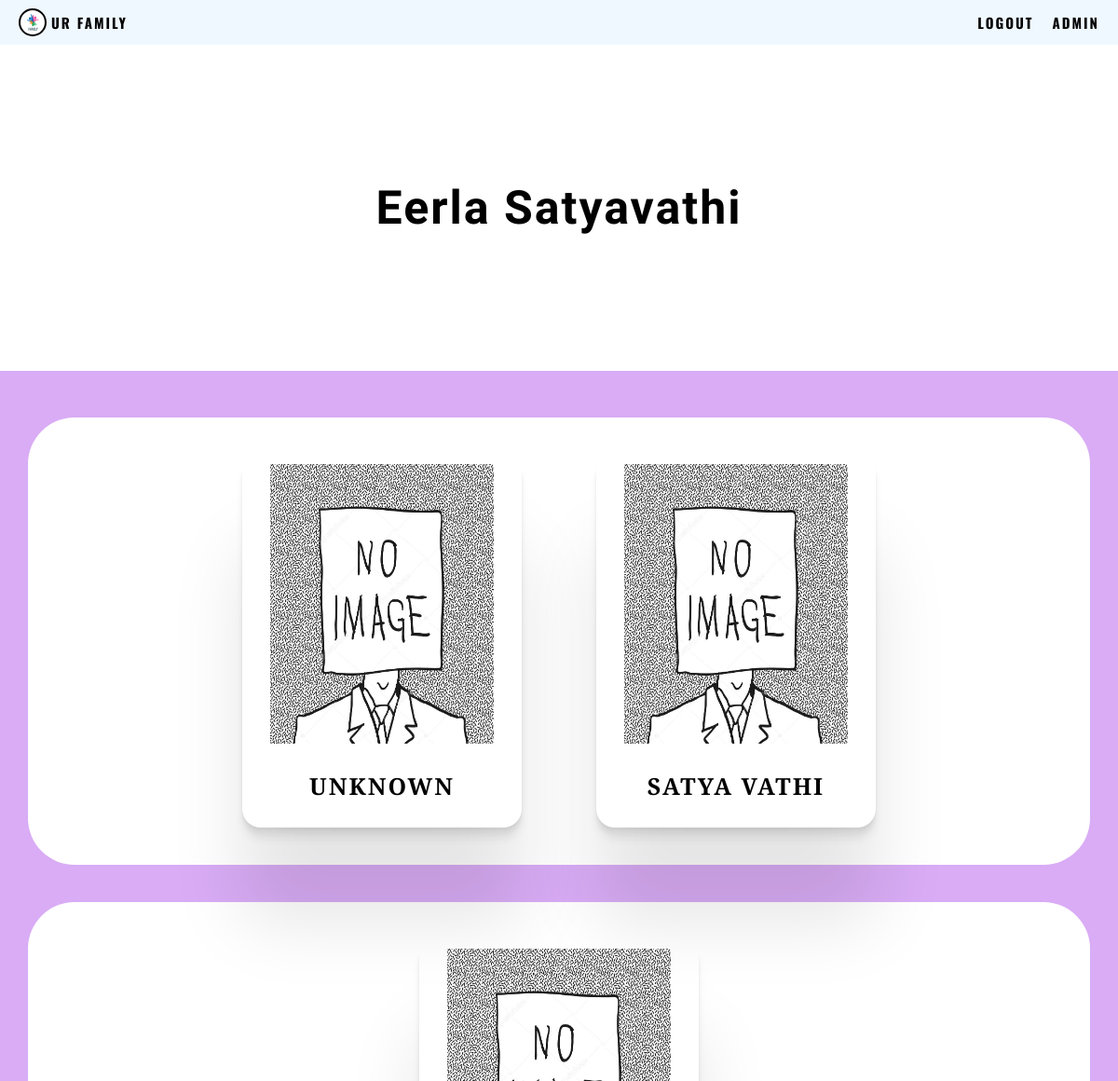
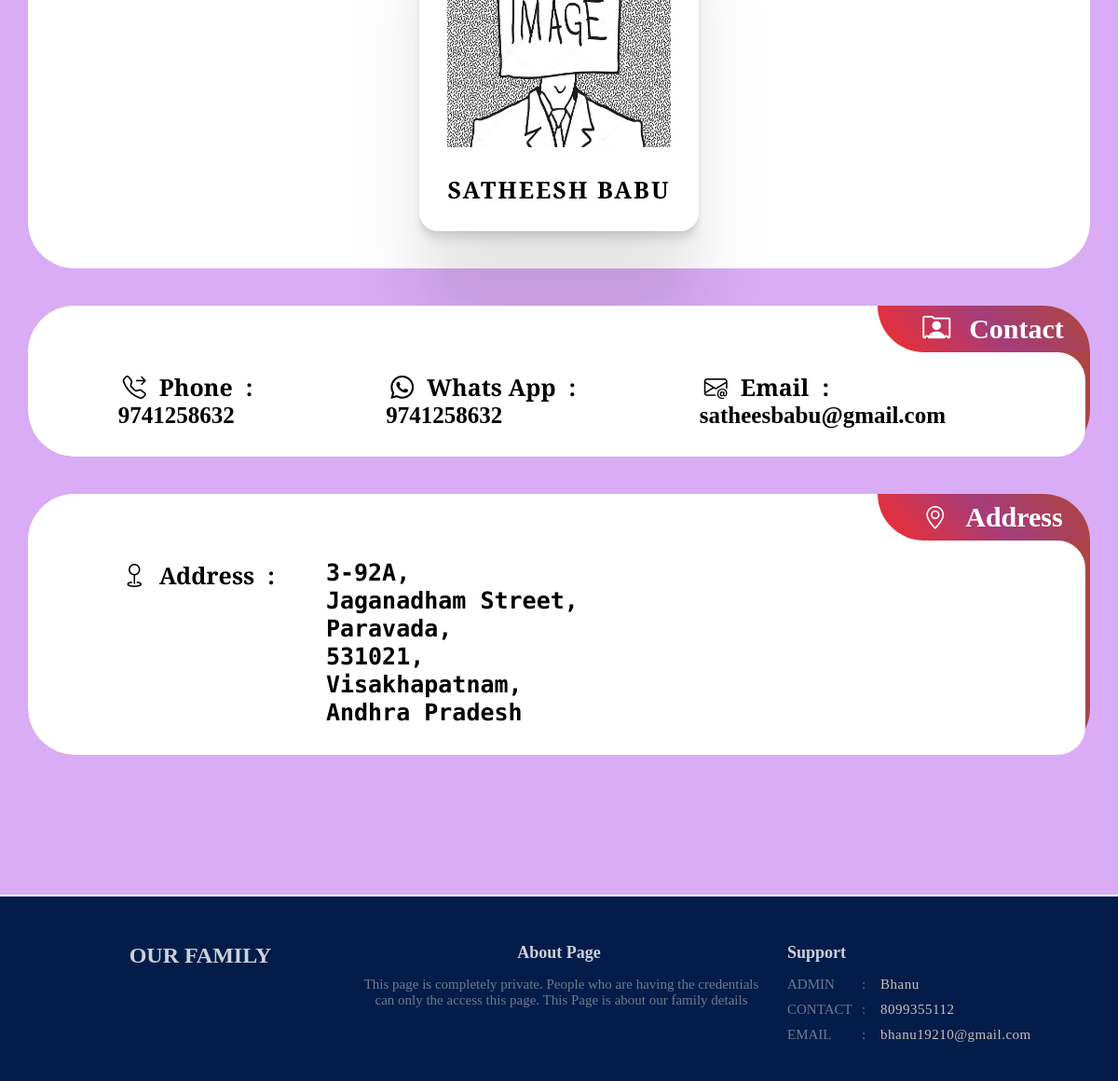
The page /Gen1/Gen2/Satyavathi-eerla/ (signed in) on the database its author committed (2 pictures, top to bottom).
### base/models.py (models this page shows, shortened)
class Genration_02(models.Model):
     parent = models.ForeignKey(Genration_01, on_delete=models.CASCADE)
     title_name = models.CharField(max_length=200,null=True)
     name = models.CharField(max_length=100)
     main_dp = models.ImageField(upload_to='dp',blank=True)
     partner = models.CharField(max_length=100, null=True , blank=True)
     partner_dp = models.ImageField(upload_to='dp',blank=True)
     gen_code = models.IntegerField(choices=Gen_code)
     gender = models.CharField(max_length=10,choices=gender)
     whatsapp_no = models.BigIntegerField(null = True , blank= True)
     phone_no = models.BigIntegerField(null = True , blank= True)
     email = models.EmailField(null=True,blank=True)
     d_no = models.CharField(max_length=10,null=True)
     street = models.CharField(max_length=40)
     mandal = models.CharField(max_length=100)
     pin_code = models.CharField(max_length=100)
     district = models.CharField(max_length=100)
     co_state = models.CharField(max_length=100)
     parent_slug = models.SlugField(max_length = 20,choices=slug)
     slug = models.SlugField(default="",null=True)

class Genration_03(models.Model):
     parent = models.ForeignKey(Genration_02, on_delete=models.CASCADE)
     title_name = models.CharField(max_length=200,null=True)
     name = models.CharField(max_length=100)
     main_dp = models.ImageField(upload_to='dp',blank=True)
     partner = models.CharField(max_length=100, null=True , blank=True)
     partner_dp = models.ImageField(upload_to='dp',blank=True)
     gen_code = models.IntegerField(choices=Gen_code)
     gender = models.CharField(max_length=10,choices=gender)
     whatsapp_no = models.BigIntegerField(null = True , blank= True)
     phone_no = models.BigIntegerField(null = True , blank= True)
     email = models.EmailField(null=True,blank=True)
     d_no = models.CharField(max_length=10,null=True)
     street = models.CharField(max_length=40)
     mandal = models.CharField(max_length=100)
     pin_code = models.CharField(max_length=100)
     district = models.CharField(max_length=100)
     co_state = models.CharField(max_length=100)
     parent_slug = models.SlugField(max_length = 20,choices=slug)
     slug = models.SlugField(default="",null=True)

### base/views.py (the view)
# urls.py: path('Gen1/Gen2/<slug:slug>/',views.bro, name = 'bro'),
@login_required(login_url  = 'login_page')
def bro(request,slug):
    fam = Genration_02.objects.get(slug = slug)
    memb = Genration_03.objects.all()
    context = {'room':memb,'check':fam,'Male':'M','Female':'F','gen_code':'hello'}
    return render(request,'base/mahalaxminaidu.html',context)

### base/templates/base/mahalaxminaidu.html (shortened to what this page needs)
<!DOCTYPE html>
{%load static%}
<html lang="en">
<head>
    <link rel="stylesheet" href="{% static 'styles/fonts.css' %}">
    <link rel="stylesheet" href="{% static 'styles/footer_responsive.css' %}">
    <link rel="stylesheet" href="{% static 'styles/level_one_c.css' %}">
    <link rel="stylesheet" href="{% static 'styles/main_cs.css' %}">
</head>
<body>
   <div class="container">
    <div>
        <div class="one">
            <div class="nav_bar">
                <div class="logo" id="border">
                    <div class="image"></div>
                    <a href="{% url 'family' check.parent_slug %}">
                        <h2 style="color: rgb(2, 2, 2);">UR FAMILY</h2>
                    </a>
                </div>
               <ul class="menu2" id="border">
                    <li id="font"><a href="{% url 'logout' %}">Logout</a></li>
                    <li id="font"><a href="#admin">Admin</a></li>
               </ul>
            </div>
        </div>
    <div class="content">
    {% if check.gender == 'M' %}
        <div class="box1" id="">
            <div class="b1_left1 border">
               {{check.title_name}}
                 <br>
            </div>
        </div>
    {% else %}
        <div class="box1" id="">
            <div class="b1_left1 border">
                {{check.title_name}}
                <br>
            </div>
        </div>
    {% endif %}
        <div class="box2 box" id="son">
        {% if check.gender == 'M' %}
            <a href="">
                <div class="holder">
                    <div class="photo">
                        {% if check.main_dp %}
                            <img src="{{check.main_dp.url}}" alt="">
                        {%else%}
                            <img src="{% static 'images/no image.jpg' %}" alt="">
                        {%endif%}
                    </div>
                    <div class="name">
                        <h1>{{check.name}}</h1>
                    </div>
                </div>
            </a>
        {% else %}
            {% if check.partner == None %}
            {%else%}
                <a href="">
                    <div class="holder">
                        <div class="photo">
                            {% if check.main_dp %}
                                <img src="{{check.main_dp.url}}" alt="">
                            {%else%}
                                <img src="{% static 'images/no image.jpg' %}" alt="">
                            {%endif%}
                        </div>
                        <div class="name">
                            <h1>{{check.partner}}</h1>
                        </div>
                    </div>
                </a>
            {% endif %}
        {% endif %}
        {% if check.gender == 'M' %}
            {% if check.partner != True and  check.partner != None %}
                <a href="">
                    <div class="holder">
                        <div class="photo">
                            {% if check.main_dp %}
                                <img src="{{check.main_dp.url}}" alt="">
                            {%else%}
                                <img src="{% static 'images/no image.jpg' %}" alt="">
                            {%endif%}
                        </div>
                        <div class="name">
                                <h1>{{check.partner}}</h1>
                        </div>
                    </div>
                </a>
            {% endif %}
        {% else %}
                <a href="">
                    <div class="holder">
                        <div class="photo">
                            {% if check.main_dp %}
                                <img src="{{check.main_dp.url}}" alt="">
                            {%else%}
                                <img src="{% static 'images/no image.jpg' %}" alt="">
                            {%endif%}
                        </div>
                        <div class="name">
                            <h1>{{check.name}}</h1>
                        </div>
                    </div>
                </a>
        {% endif %}
        </div>
        <div class="box3 box" id="so">
            {% for room in room %}
                {% if room.parent == check %}
                    <a href="{% url 'sis' room.slug %}">
                        <div class="holder">
                            <div class="photo">
                                {% if room.main_dp %}
                                    <img src="{{room.main_dp.url}}" alt="">
                                {%else%}
                                    <img src="{% static 'images/no image.jpg' %}" alt="">
                                {%endif%}
                            </div>
                            <div class="name">
                                <h1>{{room.name}}</h1>
                            </div>
                        </div>
                    </a>
                {% endif %}
            {% endfor %}
        </div>
        <div class="contact box get_in_touch" id="contact">
            <div class="container">
                <div class="top">
                    <div class="left_empty"></div>
                    <div class="right_wbg">
                        <div class="contact_logo">
                            <h1><i class="bi bi-person-rolodex"></i></i>Contact</h1>
                        </div>
                    </div>
                </div>
                <div class="bottom">
                    <div class="details">
                        <div>
                            <i class="bi bi-telephone-forward"></i>
                            <p id="start">Phone</p>
                            <p id="middle">:</p>
                            <b><h3 id="align">{{check.phone_no}}</h3></b>
                        </div>
                        <div>
                            <i class="bi bi-whatsapp"></i>
                            <p id="start">Whats App</p>
                            <p id="middle">:</p>
                            <b><h3 id="align">{{check.whatsapp_no}}</h3></b>
                        </div>
                        <div>
                            <i class="bi bi-envelope-at"></i>
                            <p id="start">Email</p>
                            <p id="middle">:</p>
                            <b><h3 id="align">{{check.email}}</h3></b>
                        </div>
                    </div>
                </div>
            </div>
        </div>
        <div class="contact box get_in_touch" id="contact">
            <div class="container">
                <div class="top">
                    <div class="left_empty"></div>
                    <div class="right_wbg">
                        <div class="contact_logo">
                            <h1><i class="bi bi-geo-alt"></i>Address</h1>
                        </div>
                    </div>
                </div>
                <div class="bottom">
                    <div class="details ad">
                        <div>
                            <i class="bi bi-geo"></i>
                            <p id="start">Address</p>
                            <p id="middle">:</p>
                        </div>
                        <div>
                            <b><h3 id="align">{{check.d_no}}, <br>
                                {{check.street}}, <br>
                                {{check.mandal}}, <br>
                                {{check.pin_code}}, <br>
                                {{check.district}}, <br>
                                {{check.co_state}} </h3>
                            </b>
                        </div>
                    </div>
                </div>
            </div>
        </div>
    </div>
    <div class="footer" id="admin">
        <div class="margin_box">
            <div class="container container3">
                <div class="section1 section" id="border">
                    <h2>OUR  family</h2>
                </div>
                <div class="section2 section" id="border">
                    <h5>About Page</h5>
                    <div>
                        <p>This page is completely private. People who are having the credentials
                            can only the access this page. This Page is about our family details
                        </p>
                    </div>
                </div>
                <div class="section3 section" id="border">
                    <h5>Support</h5>
                    <ul class="not_responsive">
                        <div>
                            <p class="s3start">Admin</p>
                            <p class="s3middle">:</p>
                            <p class="s3bottom">Bhanu</p>
                        </div>
                        <div>
                            <p class="s3start">Contact</p>
                            <p class="s3middle">:</p>
                            <p class="s3bottom">8099355112</p>
                        </div>
                        <div>
                            <p class="s3start">Email</p>
                            <p class="s3middle">:</p>
                            <p class="s3bottom">bhanu19210@gmail.com</p>
                        </div>
                    </ul>
                </div>
            </div>
        </div>
    </div>
    </div>
   </div>
</body>
</html>

### static/styles/footer_responsive.css (style rules this page uses)
* { margin: 0; padding: 0; box-sizing: border-box; list-style-type: none; text-decoration: none; }
body { background-color: rgb(3, 28, 73); }
.footer { margin-top: 150px; border-top: 2px solid white; width: 100%; height: 200px; background-color: rgb(3, 28, 73); padding-top: 50px; }
.footer .container3 { width:90%; height: auto; margin: auto; display: flex; justify-content: space-around; }
.container .section { width: 300px; height: auto; }
.container .section1 h2 { text-align: center; color: rgba(255, 255, 255,0.8); text-transform: uppercase; }
.footer .section2 { width:auto; height: auto; }
.footer .section2 h5 { text-align: center; font-size: 18px; margin-bottom: 15px; color: rgba(255, 255, 255,0.8); }
.footer .section2 p { color: rgba(223, 217, 217,0.5); width: 450px; font-size: 15px; margin-bottom: 15px; padding: 0px 0px 10px 5px; text-align: center; }
.footer .section3 { padding-left: 10px; }
.footer .section3 h5 { font-size: 18px; margin-bottom: 15px; color: rgba(255, 255, 255,0.8); }
.footer .section3 ul div { color: rgba(223, 217, 217,0.5); font-size: 15px; margin-bottom: 10px; }
.section3 .not_responsive div { display: flex; }
.section3 .not_responsive div .s3start { width: 80px; text-transform: uppercase; }
.section3 .not_responsive div .s3middle { width: 20px; }
.section3 .not_responsive div .s3bottom { width: 50px; color: rgba(250, 235, 215, 0.8); letter-spacing: 0.5px; }

### static/styles/level_one_c.css (style rules this page uses)
* { margin: 0; padding: 0; box-sizing: border-box; text-decoration: none; list-style-type: none; }
.one { padding-bottom: 64px; position: relative; top: 0; }
.one .nav_bar { position: fixed; width: 100%; height: 64px; background-color:aliceblue; color: white; top: 0; display: flex; z-index: 10; }
.nav_bar .logo { width: 40%; display: flex; padding: 0px 20px; justify-content: start; align-items: center; }
.nav_bar .logo .image { background-image: url('../images/family-logo.jpg'); background-size: cover; width: 40px; height:40px; background-color: aquamarine; border-radius: 50%; border: 2px solid black; }
.logo h2 { margin-left: 10px; }
.nav_bar .menu2 { display: none; }
@media (max-width:1200px) { .nav_bar .logo { width: 100%; } }
@media (max-width:1200px) { .one { padding-bottom: 48px; } }
@media (max-width:1200px) { .one .nav_bar { height: 48px; } }
@media (max-width:1200px) { .nav_bar .logo .image { width: 30px; height: 30px; } }
@media (max-width:1200px) { .logo h2 { font-size: 15px; font-family: 'Oswald', sans-serif; letter-spacing: 2px; font-weight: bold; margin-left: 5px; } }
@media (max-width:1200px) { .nav_bar .menu2 { width: 60%; display: flex; justify-content: end; align-items: center; margin-right: 10px; } }
@media (max-width:1200px) { .nav_bar .menu2 li a { font-size: 15px; font-family: 'Oswald', sans-serif; letter-spacing: 2px; text-transform: uppercase; color: rgb(3, 3, 3); font-weight: bold; padding: 5px 10px; } }

### rows shown on the page
Genration_02: title_name "Eerla Satyavathi", partner "UNKNOWN", name "SATYA VATHI", phone_no "9741258632", whatsapp_no "9741258632", email "satheesbabu@gmail.com", d_no "3-92A", street "Jaganadham Street", mandal "Paravada", pin_code "531021", district "Visakhapatnam", co_state "Andhra Pradesh"
Genration_03: name "SATHEESH BABU"
